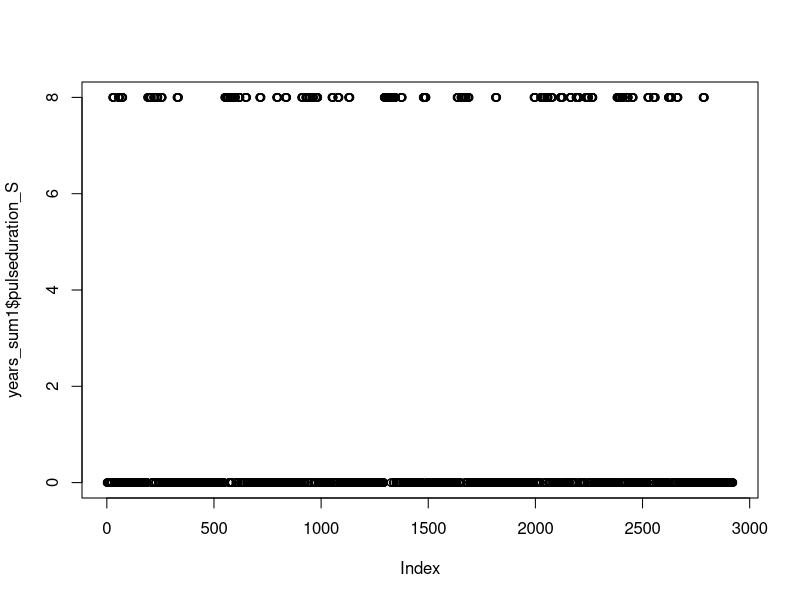
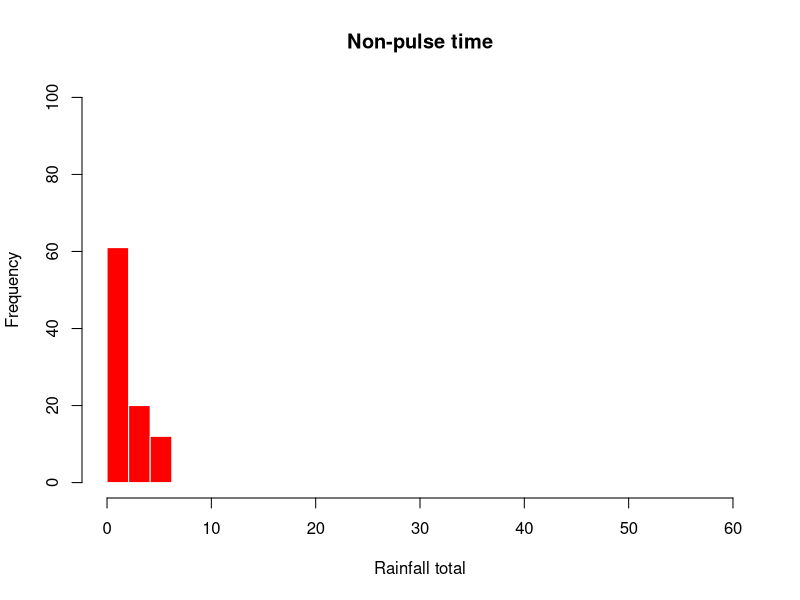
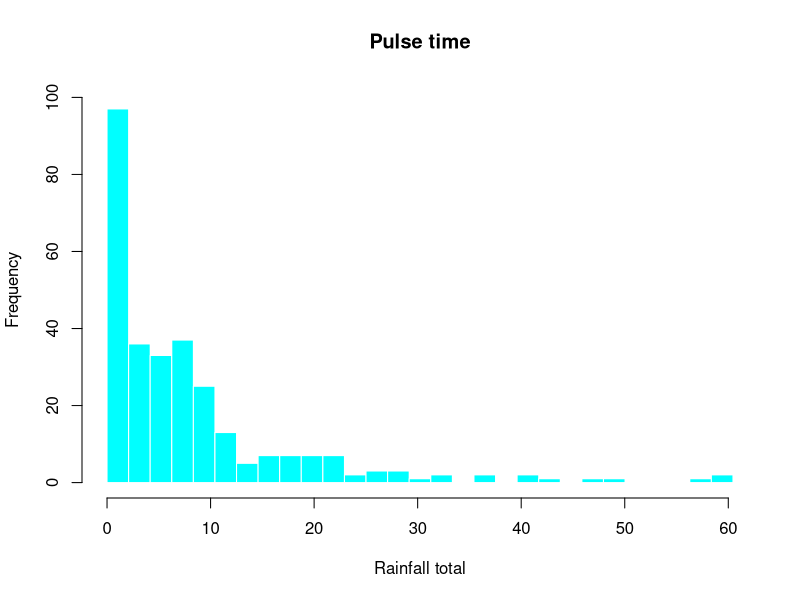
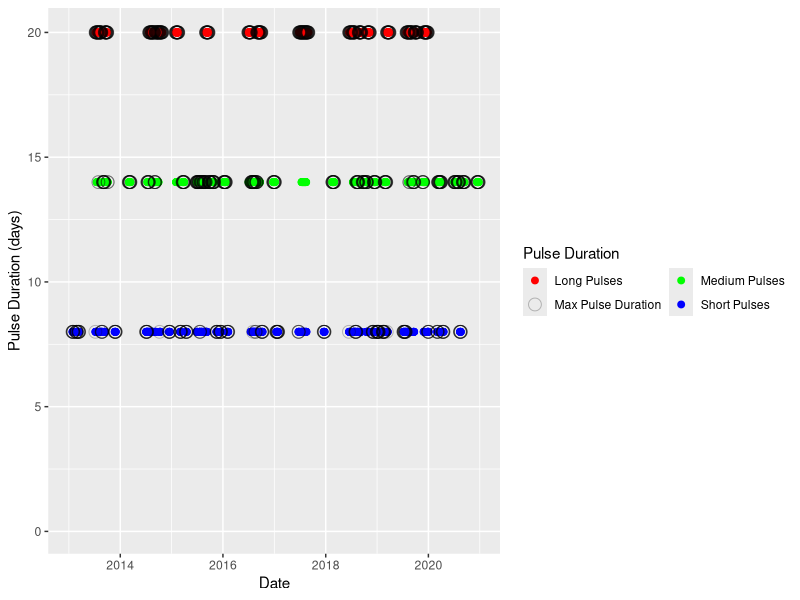

The R source for these figures, in order:
# 19-10-2022
# Anastasia Makhnykina & Dave Moore

#packages we need
# library(dplyr)
# library(tidyverse)
# library(lubridate)
# library(skimr)
# library(data.table)
# library(corrplot)
# library(scales)
# library(PerformanceAnalytics)
# library(xtable)
# library(ggpubr)
# library(ggplot2)
# library(colorRamps)
# library(reshape2)
# library(zoo)
# library(deSolve)
# library(stats)

library(tidyverse)
library(ggplot2)

USWkg12_20_summary<- read.csv("data/USWkg12_20_summary.csv", header=TRUE, na.strings="NA", skip=0)
USWkg12_20_summary$date <- as.Date(USWkg12_20_summary$date)


# sort data by date
years_sum1 <- USWkg12_20_summary %>% arrange(date)

# Initialize the pulseduration_S variable as a vector of 0's
years_sum1$pulseduration_S <- rep(0, nrow(years_sum1))

# Find the indices of rows where there is a rain event with sum_R between 5 and 10
rain_indices_S <- which(years_sum1$sum_R > 5 & years_sum1$sum_R <= 10)

# Loop through each rain event
for (i in rain_indices_S) {
  # Set pulseduration_S to 8 for 8 days after the event
  years_sum1$pulseduration_S[i:(min(i+7, nrow(years_sum1)))] <- 8
}

# Create a new variable called pulseduration_M, initialized with zeros
years_sum1$pulseduration_M <- rep(0, nrow(years_sum1))

# Loop through each element of sum_R
for (i in 1:nrow(years_sum1)) {
  
  # Check if the sum_R value is between 10 and 20
  if (years_sum1$sum_R[i] > 10 & years_sum1$sum_R[i] <= 20) {
    
    # If yes, set the pulseduration_M variable to 14 for the next 14 days
    for (j in 1:14) {
      if (i + j <= nrow(years_sum1)) { # check if within range
        years_sum1$pulseduration_M[i + j] <- 14
      }
    }
    
  }
  
}

# Create a new variable called pulseduration_L, initialized with zeros
years_sum1$pulseduration_L <- rep(0, nrow(years_sum1))

# Loop through each element of sum_R
for (i in 21:nrow(years_sum1)) {
  
  # Check if the sum_R value was less than or equal to 20 in the previous day, and greater than 20 in the current day
  if (years_sum1$sum_R[i-1] <= 20 & years_sum1$sum_R[i] > 20) {
    
    # If yes, set the pulseduration_L variable to 20 for the next 20 days
    for (j in 0:19) {
      if (i + j <= nrow(years_sum1)) { # check if within range
        years_sum1$pulseduration_L[i + j] <- 20
      }
    }
    
  }
  
}


# create a new variable called max_pulse_duration that is the maximum of pulseduration_S, pulseduration_M, and pulseduration_L
years_sum1$max_pulse_duration <- pmax(years_sum1$pulseduration_S, years_sum1$pulseduration_M, years_sum1$pulseduration_L)

plot(years_sum1$pulseduration_S)

# 
# count the days since a rain event
# 

# sort data by date
years_sum1 <- years_sum1 %>% arrange(date)

# Identify days with rain events
years_sum1$rain_event <- ifelse(years_sum1$sum_R > 5, 1, 0)

# Create a new column in the dataframe to store days since last rain event
years_sum1$days_since_rain_event <- 0

# Loop through each row of the data
for (i in 2:nrow(years_sum1)) {
  # If sum_R is greater than 5, set days_since_rain_event to 0
  if (years_sum1$sum_R[i] > 5) {
    years_sum1$days_since_rain_event[i] <- 0
  } else {
    # If sum_R is less than or equal to 5, increment the days_since_rain_event by 1
    years_sum1$days_since_rain_event[i] <- years_sum1$days_since_rain_event[i-1] + 1
  }
}


# Create years_sum_Pulse0 dataframe
years_sum_Pulse0 <- years_sum1 %>%
  filter(days_since_rain_event > max_pulse_duration)



# Create years_sum_Pulse1 dataframe
years_sum_Pulse1 <- years_sum1 %>%
  filter(days_since_rain_event < max_pulse_duration)


hist(subset(years_sum_Pulse0$sum_R, years_sum_Pulse0$sum_R != 0), 
     breaks = seq(0, 60, length.out = 30),
     main = "Non-pulse time", 
     xlab = "Rainfall total", 
     ylab = "Frequency",
     col = "red", 
     border = "white",
     lty = "solid",
ylim = c(0, 100))

hist(subset(years_sum_Pulse1$sum_R, years_sum_Pulse1$sum_R != 0), 
     breaks = seq(min(years_sum_Pulse1$sum_R), max(years_sum_Pulse1$sum_R), length.out = 30),
     main = "Pulse time", 
     xlab = "Rainfall total", 
     ylab = "Frequency",
     col = "cyan", 
     border = "white",
     lty = "solid",
ylim = c(0, 100))

# 
# # WRITE OUT NEW FILES
# write.csv(years_sum_Pulse0, "data/years_sum_Pulse0_DM.csv")
# write.csv(years_sum_Pulse1, "data/years_sum_Pulse1_DM.csv")
# write.csv(years_sum1, "data/years_sum1_DM.csv")


# # WRITE OUT NEW FILES
write_csv(years_sum_Pulse0, "data/years_sum_Pulse0_DM.csv")
write_csv(years_sum_Pulse1, "data/years_sum_Pulse1_DM.csv")
write_csv(years_sum1, "data/years_sum1_DM.csv")

# 
# library(ggplot2)


ggplot(years_sum1, aes(x = date)) +
  geom_point(aes(y = pulseduration_S, color = "Short Pulses"), size = 2) +
  geom_point(aes(y = pulseduration_M, color = "Medium Pulses"), size = 2) +
  geom_point(aes(y = pulseduration_L, color = "Long Pulses"), size = 2) +
  geom_point(aes(y = max_pulse_duration, color = "Max Pulse Duration"), size = 4, shape = 1, alpha=0.25) +
  
  scale_color_manual(name = "Pulse Duration", 
                     values = c("Short Pulses" = "blue", 
                                "Medium Pulses" = "green", 
                                "Long Pulses" = "red",
                                "Max Pulse Duration" = "black")) +
  labs(x = "Date", y = "Pulse Duration (days)") +
  guides(color = guide_legend(title = "Pulse Duration", ncol = 2)) +
  
  scale_y_continuous(limits = c(0.1, NA))



